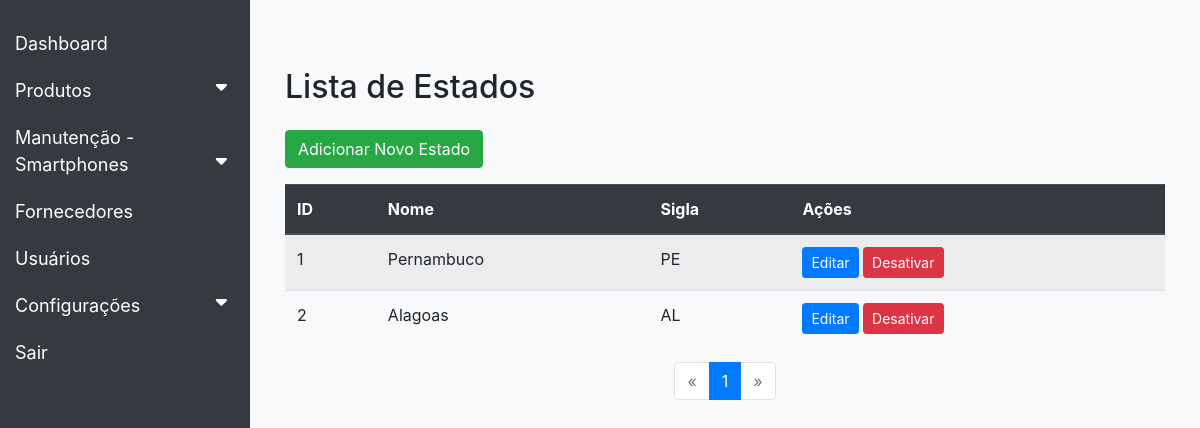
The app's page /settings/state_menu.php with its own data.
### tables this page shows
CREATE TABLE `estados` (
  `id` int(11) NOT NULL,
  `nome` varchar(255) NOT NULL,
  `sigla` varchar(2) NOT NULL,
  `ativo` tinyint(1) NOT NULL DEFAULT 1
);

### settings/state_menu.php (the view, shortened to what this page needs)
<?php
include(__DIR__ . '/../config/config.php');
$pagina = isset($_GET['pagina']) ? max(1, (int)$_GET['pagina']) : 1;
$offset = ($pagina - 1) * LIMITE_ESTADOS;
try {
    $sqlTotal = "SELECT COUNT(*) AS total FROM estados WHERE ativo = 1";
    $stmtTotal = $mysqli->prepare($sqlTotal);
    if (!$stmtTotal->execute()) {
        throw new Exception("Erro ao contar estados: " . $mysqli->error);
    }
    $resultTotal = $stmtTotal->get_result();
    $totalEstados = $resultTotal->fetch_assoc()['total'];
    $sql = "SELECT * FROM estados WHERE ativo = 1 LIMIT ? OFFSET ?";
    $stmt = $mysqli->prepare($sql);
    $limiteEstados = LIMITE_ESTADOS;
    $stmt->bind_param('ii', $limiteEstados, $offset);
    if (!$stmt->execute()) {
        throw new Exception("Erro ao buscar estados: " . $mysqli->error);
    }
    $result = $stmt->get_result();
    $totalPaginas = ceil($totalEstados / LIMITE_ESTADOS);
} catch (Exception $e) {
    error_log("Erro: " . $e->getMessage());
    die("Ocorreu um erro. Por favor, tente novamente mais tarde.");
}
?>
<!DOCTYPE html>
<html lang="pt-br">
<head>
    <link rel="stylesheet" href="https://cdn.jsdelivr.net/npm/bootstrap@4.6.2/dist/css/bootstrap.min.css">
    <link rel="stylesheet" href="https://cdnjs.cloudflare.com/ajax/libs/font-awesome/6.0.0-beta3/css/all.min.css">
</head>
<body>
    <?php include(__DIR__ . '/../sidebar.php'); ?>
    <div class="main-content">
        <div class="container mt-5">
            <h2 class="mb-4">Lista de Estados</h2>
            <a href="state_create.php" class="btn btn-success mb-3">Adicionar Novo Estado</a>
            <table class="table table-striped">
                <thead class="thead-dark">
                    <tr>
                        <th>ID</th>
                        <th>Nome</th>
                        <th>Sigla</th>
                        <th>Ações</th>
                    </tr>
                </thead>
                <tbody>
                    <?php if ($result->num_rows > 0): ?>
                        <?php while ($row = $result->fetch_assoc()): ?>
                            <tr>
                                <td><?php echo $row['id']; ?></td>
                                <td><?php echo htmlspecialchars($row['nome']); ?></td>
                                <td><?php echo htmlspecialchars($row['sigla']); ?></td>
                                <td>
                                    <a href="state_edit.php?id=<?php echo $row['id']; ?>" class="btn btn-sm btn-primary">Editar</a>
                                    <a href="state_delete.php?id=<?php echo $row['id']; ?>" class="btn btn-sm btn-danger" onclick="return confirm('Tem certeza que deseja excluir?');">Desativar</a>
                                </td>
                            </tr>
                        <?php endwhile; ?>
                    <?php else: ?>
                        <tr>
                            <td colspan="4" class="text-center">Nenhum estado encontrado.</td>
                        </tr>
                    <?php endif; ?>
                </tbody>
            </table>
            <nav>
                <ul class="pagination justify-content-center">
                    <li class="page-item <?php if ($pagina <= 1) echo 'disabled'; ?>">
                        <a class="page-link" href="?pagina=<?php echo $pagina - 1; ?>" aria-label="Anterior">
                            <span aria-hidden="true">&laquo;</span>
                        </a>
                    </li>
                    <?php for ($i = 1; $i <= $totalPaginas; $i++): ?>
                        <li class="page-item <?php if ($pagina == $i) echo 'active'; ?>">
                            <a class="page-link" href="?pagina=<?php echo $i; ?>"><?php echo $i; ?></a>
                        </li>
                    <?php endfor; ?>
                    <li class="page-item <?php if ($pagina >= $totalPaginas) echo 'disabled'; ?>">
                        <a class="page-link" href="?pagina=<?php echo $pagina + 1; ?>" aria-label="Próximo">
                            <span aria-hidden="true">&raquo;</span>
                        </a>
                    </li>
                </ul>
            </nav>
        </div>
    </div>
</body>
</html>

### settings/state_menu.php (style rules this page uses)
body { background-color: #f8f9fa; display: flex; }
.main-content { margin-left: 250px; padding: 20px; width: 100%; }

### records on screen
estados: id "1", nome "Pernambuco", sigla "PE"
estados: id "2", nome "Alagoas", sigla "AL"
